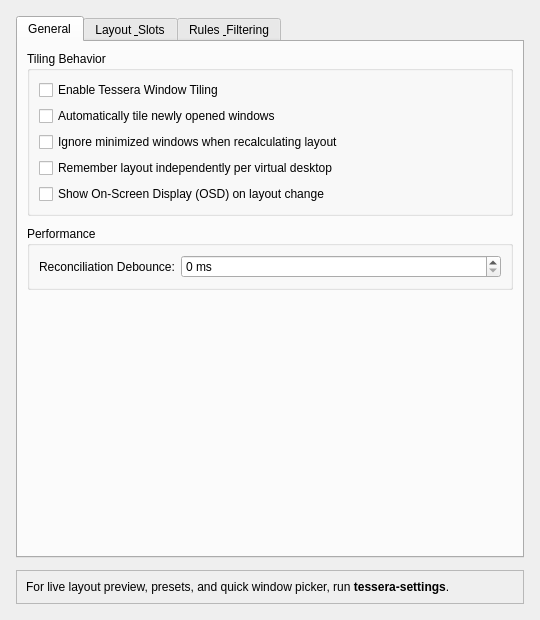
<?xml version="1.0" encoding="UTF-8"?>
<ui version="4.0">
 <class>TesseraConfig</class>
 <widget class="QWidget" name="TesseraConfig">
  <property name="geometry">
   <rect>
    <x>0</x>
    <y>0</y>
    <width>540</width>
    <height>620</height>
   </rect>
  </property>
  <property name="windowTitle">
   <string>Tessera Configuration</string>
  </property>
  <layout class="QVBoxLayout" name="mainLayout">
   <property name="spacing">
    <number>12</number>
   </property>
   <property name="leftMargin">
    <number>16</number>
   </property>
   <property name="topMargin">
    <number>16</number>
   </property>
   <property name="rightMargin">
    <number>16</number>
   </property>
   <property name="bottomMargin">
    <number>16</number>
   </property>
   <item>
    <widget class="QTabWidget" name="tabWidget">
     <property name="currentIndex">
      <number>0</number>
     </property>
     <widget class="QWidget" name="tabGeneral">
      <attribute name="title">
       <string>General</string>
      </attribute>
      <layout class="QVBoxLayout" name="generalLayout">
       <property name="spacing">
        <number>10</number>
       </property>
       <item>
        <widget class="QGroupBox" name="grpTiling">
         <property name="title">
          <string>Tiling Behavior</string>
         </property>
         <layout class="QVBoxLayout" name="tilingLayout">
          <item>
           <widget class="QCheckBox" name="kcfg_enableTiling">
            <property name="text">
             <string>Enable Tessera Window Tiling</string>
            </property>
           </widget>
          </item>
          <item>
           <widget class="QCheckBox" name="kcfg_tileNewWindows">
            <property name="text">
             <string>Automatically tile newly opened windows</string>
            </property>
           </widget>
          </item>
          <item>
           <widget class="QCheckBox" name="kcfg_ignoreMinimized">
            <property name="text">
             <string>Ignore minimized windows when recalculating layout</string>
            </property>
           </widget>
          </item>
          <item>
           <widget class="QCheckBox" name="kcfg_perDesktopLayout">
            <property name="text">
             <string>Remember layout independently per virtual desktop</string>
            </property>
           </widget>
          </item>
          <item>
           <widget class="QCheckBox" name="kcfg_showOsd">
            <property name="text">
             <string>Show On-Screen Display (OSD) on layout change</string>
            </property>
           </widget>
          </item>
         </layout>
        </widget>
       </item>
       <item>
        <widget class="QGroupBox" name="grpPerformance">
         <property name="title">
          <string>Performance</string>
         </property>
         <layout class="QFormLayout" name="perfLayout">
          <item row="0" column="0">
           <widget class="QLabel" name="lblDebounce">
            <property name="text">
             <string>Reconciliation Debounce:</string>
            </property>
           </widget>
          </item>
          <item row="0" column="1">
           <widget class="QSpinBox" name="kcfg_reconcileDebounceMs">
            <property name="suffix">
             <string> ms</string>
            </property>
            <property name="minimum">
             <number>0</number>
            </property>
            <property name="maximum">
             <number>1000</number>
            </property>
            <property name="singleStep">
             <number>10</number>
            </property>
           </widget>
          </item>
         </layout>
        </widget>
       </item>
       <item>
        <spacer name="generalSpacer">
         <property name="orientation">
          <enum>Qt::Orientation::Vertical</enum>
         </property>
         <property name="sizeHint" stdset="0">
          <size>
           <width>20</width>
           <height>40</height>
          </size>
         </property>
        </spacer>
       </item>
      </layout>
     </widget>
     <widget class="QWidget" name="tabLayout">
      <attribute name="title">
       <string>Layout &amp; Slots</string>
      </attribute>
      <layout class="QVBoxLayout" name="layoutTabLayout">
       <property name="spacing">
        <number>10</number>
       </property>
       <item>
        <widget class="QGroupBox" name="grpDefaultLayout">
         <property name="title">
          <string>Default Layout Algorithm</string>
         </property>
         <layout class="QFormLayout" name="defaultLayoutForm">
          <item row="0" column="0">
           <widget class="QLabel" name="lblDefaultLayout">
            <property name="text">
             <string>Layout Algorithm:</string>
            </property>
           </widget>
          </item>
          <item row="0" column="1">
           <widget class="QComboBox" name="kcfg_defaultLayout">
            <item>
             <property name="text">
              <string>balanced-grid</string>
             </property>
            </item>
            <item>
             <property name="text">
              <string>primary-stack</string>
             </property>
            </item>
            <item>
             <property name="text">
              <string>binary-split</string>
             </property>
            </item>
            <item>
             <property name="text">
              <string>columns</string>
             </property>
            </item>
            <item>
             <property name="text">
              <string>rows</string>
             </property>
            </item>
            <item>
             <property name="text">
              <string>monocle</string>
             </property>
            </item>
           </widget>
          </item>
         </layout>
        </widget>
       </item>
       <item>
        <widget class="QGroupBox" name="grpPrimaryRegion">
         <property name="title">
          <string>Primary Region Parameters</string>
         </property>
         <layout class="QFormLayout" name="primaryRegionForm">
          <item row="0" column="0">
           <widget class="QLabel" name="lblPrimaryRatio">
            <property name="text">
             <string>Primary Region Ratio:</string>
            </property>
           </widget>
          </item>
          <item row="0" column="1">
           <widget class="QDoubleSpinBox" name="kcfg_primaryRegionRatio">
            <property name="minimum">
             <number>0.10</number>
            </property>
            <property name="maximum">
             <number>0.90</number>
            </property>
            <property name="singleStep">
             <number>0.05</number>
            </property>
           </widget>
          </item>
          <item row="1" column="0">
           <widget class="QLabel" name="lblPrimaryCount">
            <property name="text">
             <string>Primary Region Count:</string>
            </property>
           </widget>
          </item>
          <item row="1" column="1">
           <widget class="QSpinBox" name="kcfg_primaryRegionCount">
            <property name="minimum">
             <number>1</number>
            </property>
            <property name="maximum">
             <number>10</number>
            </property>
           </widget>
          </item>
         </layout>
        </widget>
       </item>
       <item>
        <widget class="QGroupBox" name="grpGaps">
         <property name="title">
          <string>Window Gaps</string>
         </property>
         <layout class="QFormLayout" name="gapsForm">
          <item row="0" column="0">
           <widget class="QLabel" name="lblGapInner">
            <property name="text">
             <string>Inner Gap (between windows):</string>
            </property>
           </widget>
          </item>
          <item row="0" column="1">
           <widget class="QSpinBox" name="kcfg_gapInner">
            <property name="suffix">
             <string> px</string>
            </property>
            <property name="minimum">
             <number>0</number>
            </property>
            <property name="maximum">
             <number>100</number>
            </property>
           </widget>
          </item>
          <item row="1" column="0">
           <widget class="QLabel" name="lblGapOuter">
            <property name="text">
             <string>Outer Gap (screen edge):</string>
            </property>
           </widget>
          </item>
          <item row="1" column="1">
           <widget class="QSpinBox" name="kcfg_gapOuter">
            <property name="suffix">
             <string> px</string>
            </property>
            <property name="minimum">
             <number>0</number>
            </property>
            <property name="maximum">
             <number>100</number>
            </property>
           </widget>
          </item>
         </layout>
        </widget>
       </item>
       <item>
        <spacer name="layoutSpacer">
         <property name="orientation">
          <enum>Qt::Orientation::Vertical</enum>
         </property>
         <property name="sizeHint" stdset="0">
          <size>
           <width>20</width>
           <height>40</height>
          </size>
         </property>
        </spacer>
       </item>
      </layout>
     </widget>
     <widget class="QWidget" name="tabRules">
      <attribute name="title">
       <string>Rules &amp; Filtering</string>
      </attribute>
      <layout class="QVBoxLayout" name="rulesTabLayout">
       <property name="spacing">
        <number>10</number>
       </property>
       <item>
        <widget class="QGroupBox" name="grpGaming">
         <property name="title">
          <string>Gaming &amp; Fullscreen Policy</string>
         </property>
         <layout class="QFormLayout" name="gamingForm">
          <item row="0" column="0">
           <widget class="QLabel" name="lblGamePolicy">
            <property name="text">
             <string>Game Window Policy:</string>
            </property>
           </widget>
          </item>
          <item row="0" column="1">
           <widget class="QComboBox" name="kcfg_gameWindowPolicy">
            <item>
             <property name="text">
              <string>floating</string>
             </property>
            </item>
            <item>
             <property name="text">
              <string>tile</string>
             </property>
            </item>
           </widget>
          </item>
         </layout>
        </widget>
       </item>
       <item>
        <widget class="QGroupBox" name="grpFloatFilter">
         <property name="title">
          <string>Floating Window Classes</string>
         </property>
         <layout class="QVBoxLayout" name="floatFilterLayout">
          <item>
           <widget class="QLabel" name="lblFloatFilterDesc">
            <property name="text">
             <string>Comma-separated list of window classes that should always float:</string>
            </property>
           </widget>
          </item>
          <item>
           <widget class="QLineEdit" name="kcfg_floatFilter"/>
          </item>
         </layout>
        </widget>
       </item>
       <item>
        <spacer name="rulesSpacer">
         <property name="orientation">
          <enum>Qt::Orientation::Vertical</enum>
         </property>
         <property name="sizeHint" stdset="0">
          <size>
           <width>20</width>
           <height>40</height>
          </size>
         </property>
        </spacer>
       </item>
      </layout>
     </widget>
    </widget>
   </item>
   <item>
    <widget class="QFrame" name="footerFrame">
     <property name="frameShape">
      <enum>QFrame::Shape::StyledPanel</enum>
     </property>
     <layout class="QHBoxLayout" name="footerLayout">
      <item>
       <widget class="QLabel" name="lblControlCenter">
        <property name="text">
         <string>&lt;html&gt;&lt;head/&gt;&lt;body&gt;&lt;p&gt;For live layout preview, presets, and quick window picker, run &lt;b&gt;tessera-settings&lt;/b&gt;.&lt;/p&gt;&lt;/body&gt;&lt;/html&gt;</string>
        </property>
       </widget>
      </item>
     </layout>
    </widget>
   </item>
  </layout>
 </widget>
 <resources/>
 <connections/>
</ui>
